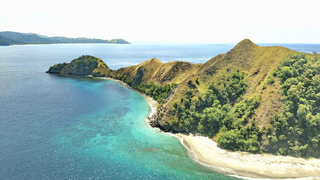
#> input picture TugasKelompok_PCD/gambar.png, 320 x 180 px
$ python IdealLowpassFilter.py
#> lines starting #> are read from the running program, lines starting #| are printed output that depends on the picture
import cv2
import numpy as np

img = cv2.imread('gambar.png', 0)
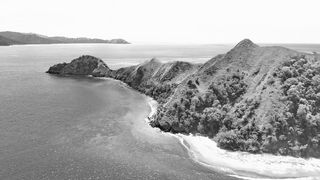
#> img: shape (180, 320); min 1, max 255, mean 171.3
rows, cols = img.shape
#> rows = 180; cols = 320

# 1. Membuat filter lowpass
cutoff_frequency = 30
filter = np.zeros((rows, cols, 2), np.float32)
filter[rows//2-cutoff_frequency:rows//2+cutoff_frequency, cols//2-cutoff_frequency:cols//2+cutoff_frequency] = 1

# 2. Transformasi Fourier dari gambar input
dft = cv2.dft(np.float32(img), flags=cv2.DFT_COMPLEX_OUTPUT)

# 3. Mengalikan filter dengan DFT
dft_filtered = filter * dft

# 4. Menghitung transformasi invers Fourier
img_filtered = cv2.idft(dft_filtered, flags=cv2.DFT_SCALE | cv2.DFT_REAL_OUTPUT)
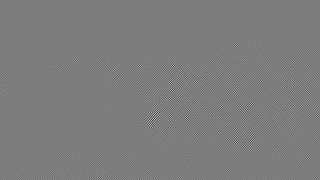
#> img_filtered: shape (180, 320) float32; min -11.58, max 11.99, mean -5.39e-10; drawn with min black and max white

# 5. Menampilkan hasil output
cv2.imshow("Input Image", img)
cv2.imshow("Filtered Image", img_filtered)
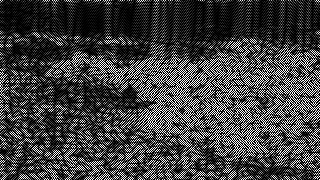
#> window 'Filtered Image': shape (180, 320); min 0, max 255, mean 64.7
cv2.waitKey(0)
